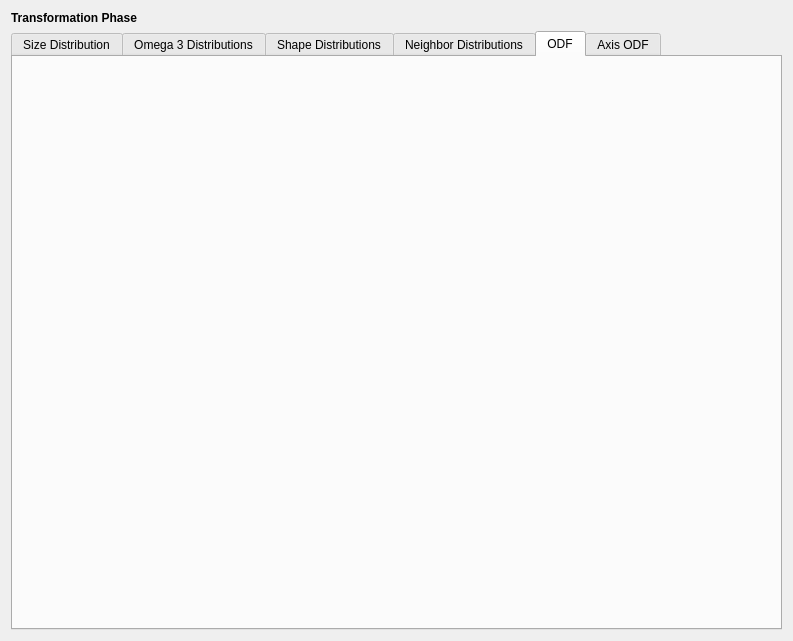
<?xml version="1.0" encoding="UTF-8"?>
<ui version="4.0">
 <class>TransformationPhaseWidget</class>
 <widget class="SGWidget" name="TransformationPhaseWidget">
  <property name="geometry">
   <rect>
    <x>0</x>
    <y>0</y>
    <width>793</width>
    <height>641</height>
   </rect>
  </property>
  <property name="windowTitle">
   <string>Form</string>
  </property>
  <layout class="QVBoxLayout" name="verticalLayout_2">
   <item>
    <widget class="QLabel" name="label_8">
     <property name="styleSheet">
      <string notr="true">QLabel
{
font-weight: bold;
font-size: 150%;
}</string>
     </property>
     <property name="text">
      <string>Transformation Phase</string>
     </property>
    </widget>
   </item>
   <item>
    <widget class="QTabWidget" name="tabWidget">
     <property name="tabPosition">
      <enum>QTabWidget::North</enum>
     </property>
     <property name="tabShape">
      <enum>QTabWidget::Rounded</enum>
     </property>
     <property name="currentIndex">
      <number>4</number>
     </property>
     <widget class="QWidget" name="sizeDistributionTab">
      <attribute name="title">
       <string>Size Distribution</string>
      </attribute>
      <layout class="QVBoxLayout" name="verticalLayout_5">
       <property name="spacing">
        <number>6</number>
       </property>
       <property name="leftMargin">
        <number>4</number>
       </property>
       <property name="topMargin">
        <number>8</number>
       </property>
       <property name="rightMargin">
        <number>4</number>
       </property>
       <property name="bottomMargin">
        <number>4</number>
       </property>
       <item>
        <layout class="QHBoxLayout" name="horizontalLayout">
         <item>
          <widget class="QComboBox" name="distributionTypeCombo">
           <property name="enabled">
            <bool>false</bool>
           </property>
          </widget>
         </item>
         <item>
          <spacer name="horizontalSpacer_3">
           <property name="orientation">
            <enum>Qt::Horizontal</enum>
           </property>
           <property name="sizeHint" stdset="0">
            <size>
             <width>40</width>
             <height>20</height>
            </size>
           </property>
          </spacer>
         </item>
        </layout>
       </item>
       <item>
        <widget class="QwtPlot" name="m_SizeDistributionPlot">
         <property name="sizePolicy">
          <sizepolicy hsizetype="MinimumExpanding" vsizetype="MinimumExpanding">
           <horstretch>0</horstretch>
           <verstretch>0</verstretch>
          </sizepolicy>
         </property>
         <property name="frameShape">
          <enum>QFrame::NoFrame</enum>
         </property>
        </widget>
       </item>
       <item>
        <layout class="QGridLayout" name="gridLayout">
         <item row="0" column="0">
          <widget class="QLabel" name="label">
           <property name="styleSheet">
            <string notr="true">QLabel
{
font-weight: bold;
font-size: 12px;
}</string>
           </property>
           <property name="text">
            <string>Mu:</string>
           </property>
           <property name="alignment">
            <set>Qt::AlignRight|Qt::AlignTrailing|Qt::AlignVCenter</set>
           </property>
          </widget>
         </item>
         <item row="0" column="1">
          <widget class="QLineEdit" name="m_Mu_SizeDistribution">
           <property name="sizePolicy">
            <sizepolicy hsizetype="Fixed" vsizetype="Preferred">
             <horstretch>0</horstretch>
             <verstretch>0</verstretch>
            </sizepolicy>
           </property>
           <property name="minimumSize">
            <size>
             <width>60</width>
             <height>0</height>
            </size>
           </property>
           <property name="maximumSize">
            <size>
             <width>60</width>
             <height>16777215</height>
            </size>
           </property>
           <property name="text">
            <string>1.0</string>
           </property>
          </widget>
         </item>
         <item row="0" column="6" rowspan="3">
          <spacer name="horizontalSpacer">
           <property name="orientation">
            <enum>Qt::Horizontal</enum>
           </property>
           <property name="sizeHint" stdset="0">
            <size>
             <width>40</width>
             <height>20</height>
            </size>
           </property>
          </spacer>
         </item>
         <item row="2" column="0">
          <widget class="QLabel" name="label_2">
           <property name="styleSheet">
            <string notr="true">QLabel
{
font-weight: bold;
font-size: 12px;
}</string>
           </property>
           <property name="text">
            <string>Bins to be Created:</string>
           </property>
           <property name="alignment">
            <set>Qt::AlignRight|Qt::AlignTrailing|Qt::AlignVCenter</set>
           </property>
          </widget>
         </item>
         <item row="2" column="1">
          <widget class="QLabel" name="m_NumberBinsGenerated">
           <property name="sizePolicy">
            <sizepolicy hsizetype="Fixed" vsizetype="Preferred">
             <horstretch>0</horstretch>
             <verstretch>0</verstretch>
            </sizepolicy>
           </property>
           <property name="minimumSize">
            <size>
             <width>60</width>
             <height>0</height>
            </size>
           </property>
           <property name="maximumSize">
            <size>
             <width>60</width>
             <height>16777215</height>
            </size>
           </property>
           <property name="text">
            <string>0</string>
           </property>
          </widget>
         </item>
         <item row="0" column="2" rowspan="3">
          <spacer name="horizontalSpacer_2">
           <property name="orientation">
            <enum>Qt::Horizontal</enum>
           </property>
           <property name="sizeType">
            <enum>QSizePolicy::Fixed</enum>
           </property>
           <property name="sizeHint" stdset="0">
            <size>
             <width>12</width>
             <height>20</height>
            </size>
           </property>
          </spacer>
         </item>
         <item row="2" column="3">
          <widget class="QLabel" name="label_5">
           <property name="styleSheet">
            <string notr="true">QLabel
{
font-weight: bold;
font-size: 12px;
}</string>
           </property>
           <property name="text">
            <string>Bin Step Size:</string>
           </property>
           <property name="alignment">
            <set>Qt::AlignRight|Qt::AlignTrailing|Qt::AlignVCenter</set>
           </property>
          </widget>
         </item>
         <item row="2" column="4">
          <widget class="QDoubleSpinBox" name="m_BinStepSize">
           <property name="sizePolicy">
            <sizepolicy hsizetype="Fixed" vsizetype="Preferred">
             <horstretch>0</horstretch>
             <verstretch>0</verstretch>
            </sizepolicy>
           </property>
           <property name="minimumSize">
            <size>
             <width>60</width>
             <height>0</height>
            </size>
           </property>
           <property name="maximumSize">
            <size>
             <width>80</width>
             <height>16777215</height>
            </size>
           </property>
           <property name="decimals">
            <number>4</number>
           </property>
           <property name="minimum">
            <double>0.001000000000000</double>
           </property>
           <property name="maximum">
            <double>9999999.990000000223517</double>
           </property>
           <property name="value">
            <double>0.500000000000000</double>
           </property>
          </widget>
         </item>
         <item row="1" column="0">
          <widget class="QLabel" name="label_3">
           <property name="styleSheet">
            <string notr="true">QLabel
{
font-weight: bold;
font-size: 12px;
}</string>
           </property>
           <property name="text">
            <string>Sigma:</string>
           </property>
           <property name="alignment">
            <set>Qt::AlignRight|Qt::AlignTrailing|Qt::AlignVCenter</set>
           </property>
          </widget>
         </item>
         <item row="1" column="1">
          <widget class="QLineEdit" name="m_Sigma_SizeDistribution">
           <property name="sizePolicy">
            <sizepolicy hsizetype="Fixed" vsizetype="Preferred">
             <horstretch>0</horstretch>
             <verstretch>0</verstretch>
            </sizepolicy>
           </property>
           <property name="minimumSize">
            <size>
             <width>60</width>
             <height>0</height>
            </size>
           </property>
           <property name="maximumSize">
            <size>
             <width>60</width>
             <height>16777215</height>
            </size>
           </property>
           <property name="text">
            <string>0.1</string>
           </property>
          </widget>
         </item>
         <item row="0" column="4">
          <widget class="QLineEdit" name="m_MinSigmaCutOff">
           <property name="sizePolicy">
            <sizepolicy hsizetype="Fixed" vsizetype="Preferred">
             <horstretch>0</horstretch>
             <verstretch>0</verstretch>
            </sizepolicy>
           </property>
           <property name="minimumSize">
            <size>
             <width>60</width>
             <height>0</height>
            </size>
           </property>
           <property name="maximumSize">
            <size>
             <width>80</width>
             <height>16777215</height>
            </size>
           </property>
           <property name="text">
            <string>5</string>
           </property>
          </widget>
         </item>
         <item row="0" column="3">
          <widget class="QLabel" name="label_7">
           <property name="styleSheet">
            <string notr="true">QLabel
{
font-weight: bold;
font-size: 12px;
}</string>
           </property>
           <property name="text">
            <string>Min Sigma Cut Off Value:</string>
           </property>
           <property name="alignment">
            <set>Qt::AlignRight|Qt::AlignTrailing|Qt::AlignVCenter</set>
           </property>
          </widget>
         </item>
         <item row="1" column="3">
          <widget class="QLabel" name="label_4">
           <property name="styleSheet">
            <string notr="true">QLabel
{
font-weight: bold;
font-size: 12px;
}</string>
           </property>
           <property name="text">
            <string>Max Sigma Cut Off Value:</string>
           </property>
           <property name="alignment">
            <set>Qt::AlignRight|Qt::AlignTrailing|Qt::AlignVCenter</set>
           </property>
          </widget>
         </item>
         <item row="1" column="4">
          <widget class="QLineEdit" name="m_MaxSigmaCutOff">
           <property name="sizePolicy">
            <sizepolicy hsizetype="Fixed" vsizetype="Preferred">
             <horstretch>0</horstretch>
             <verstretch>0</verstretch>
            </sizepolicy>
           </property>
           <property name="minimumSize">
            <size>
             <width>60</width>
             <height>0</height>
            </size>
           </property>
           <property name="maximumSize">
            <size>
             <width>80</width>
             <height>16777215</height>
            </size>
           </property>
           <property name="text">
            <string>5</string>
           </property>
          </widget>
         </item>
         <item row="1" column="5">
          <widget class="QLabel" name="label_9">
           <property name="text">
            <string/>
           </property>
           <property name="pixmap">
            <pixmap resource="../../../../Resources/icons/images/Icons.qrc">:/MaxCutOff_Eqn.png</pixmap>
           </property>
          </widget>
         </item>
         <item row="0" column="5">
          <widget class="QLabel" name="label_10">
           <property name="text">
            <string/>
           </property>
           <property name="pixmap">
            <pixmap resource="../../../../Resources/icons/images/Icons.qrc">:/MinCutOff_Eqn.png</pixmap>
           </property>
          </widget>
         </item>
        </layout>
       </item>
       <item>
        <layout class="QHBoxLayout" name="horizontalLayout_3">
         <item>
          <widget class="QLabel" name="label_6">
           <property name="text">
            <string>Preset Statistic Models</string>
           </property>
          </widget>
         </item>
         <item>
          <widget class="QComboBox" name="microstructurePresetCombo">
           <property name="enabled">
            <bool>true</bool>
           </property>
          </widget>
         </item>
         <item>
          <spacer name="horizontalSpacer_4">
           <property name="orientation">
            <enum>Qt::Horizontal</enum>
           </property>
           <property name="sizeHint" stdset="0">
            <size>
             <width>40</width>
             <height>20</height>
            </size>
           </property>
          </spacer>
         </item>
         <item>
          <widget class="QPushButton" name="m_GenerateDefaultData">
           <property name="text">
            <string>Create Data</string>
           </property>
          </widget>
         </item>
        </layout>
       </item>
      </layout>
     </widget>
     <widget class="QWidget" name="omega3DistributionTab">
      <attribute name="title">
       <string>Omega 3 Distributions</string>
      </attribute>
      <layout class="QVBoxLayout" name="verticalLayout_4">
       <property name="margin">
        <number>4</number>
       </property>
       <item>
        <widget class="StatsGenPlotWidget" name="m_Omega3Plot" native="true"/>
       </item>
      </layout>
     </widget>
     <widget class="QWidget" name="shapeDistributionTab">
      <attribute name="title">
       <string>Shape Distributions</string>
      </attribute>
      <layout class="QVBoxLayout" name="verticalLayout_3">
       <property name="margin">
        <number>4</number>
       </property>
       <item>
        <widget class="QScrollArea" name="scrollArea">
         <property name="widgetResizable">
          <bool>true</bool>
         </property>
         <widget class="QWidget" name="scrollAreaWidgetContents">
          <property name="geometry">
           <rect>
            <x>0</x>
            <y>0</y>
            <width>98</width>
            <height>34</height>
           </rect>
          </property>
          <layout class="QVBoxLayout" name="verticalLayout">
           <property name="margin">
            <number>4</number>
           </property>
           <item>
            <widget class="StatsGenPlotWidget" name="m_BOverAPlot" native="true"/>
           </item>
           <item>
            <widget class="StatsGenPlotWidget" name="m_COverAPlot" native="true"/>
           </item>
          </layout>
         </widget>
        </widget>
       </item>
      </layout>
     </widget>
     <widget class="QWidget" name="neighborDistributionTab">
      <attribute name="title">
       <string>Neighbor Distributions</string>
      </attribute>
      <layout class="QHBoxLayout" name="horizontalLayout_2">
       <property name="margin">
        <number>4</number>
       </property>
       <item>
        <widget class="StatsGenPlotWidget" name="m_NeighborPlot" native="true"/>
       </item>
      </layout>
     </widget>
     <widget class="StatsGenODFWidget" name="m_ODFWidget">
      <attribute name="title">
       <string>ODF</string>
      </attribute>
     </widget>
     <widget class="SGAxisODFWidget" name="m_AxisODFWidget">
      <attribute name="title">
       <string>Axis ODF</string>
      </attribute>
     </widget>
    </widget>
   </item>
  </layout>
 </widget>
 <customwidgets>
  <customwidget>
   <class>QwtPlot</class>
   <extends>QFrame</extends>
   <header>qwt_plot.h</header>
   <container>1</container>
  </customwidget>
  <customwidget>
   <class>StatsGenPlotWidget</class>
   <extends>QWidget</extends>
   <header location="global">StatsGenPlotWidget.h</header>
   <container>1</container>
  </customwidget>
  <customwidget>
   <class>StatsGenODFWidget</class>
   <extends>QWidget</extends>
   <header location="global">StatsGenODFWidget.h</header>
   <container>1</container>
  </customwidget>
  <customwidget>
   <class>SGAxisODFWidget</class>
   <extends>QWidget</extends>
   <header location="global">SGAxisODFWidget.h</header>
  </customwidget>
  <customwidget>
   <class>SGWidget</class>
   <extends>QWidget</extends>
   <header>SGWidget.h</header>
   <container>1</container>
  </customwidget>
 </customwidgets>
 <resources>
  <include location="../../../../Resources/icons/images/Icons.qrc"/>
  <include location="../../../../Resources/icons/images/Icons.qrc"/>
 </resources>
 <connections/>
</ui>
